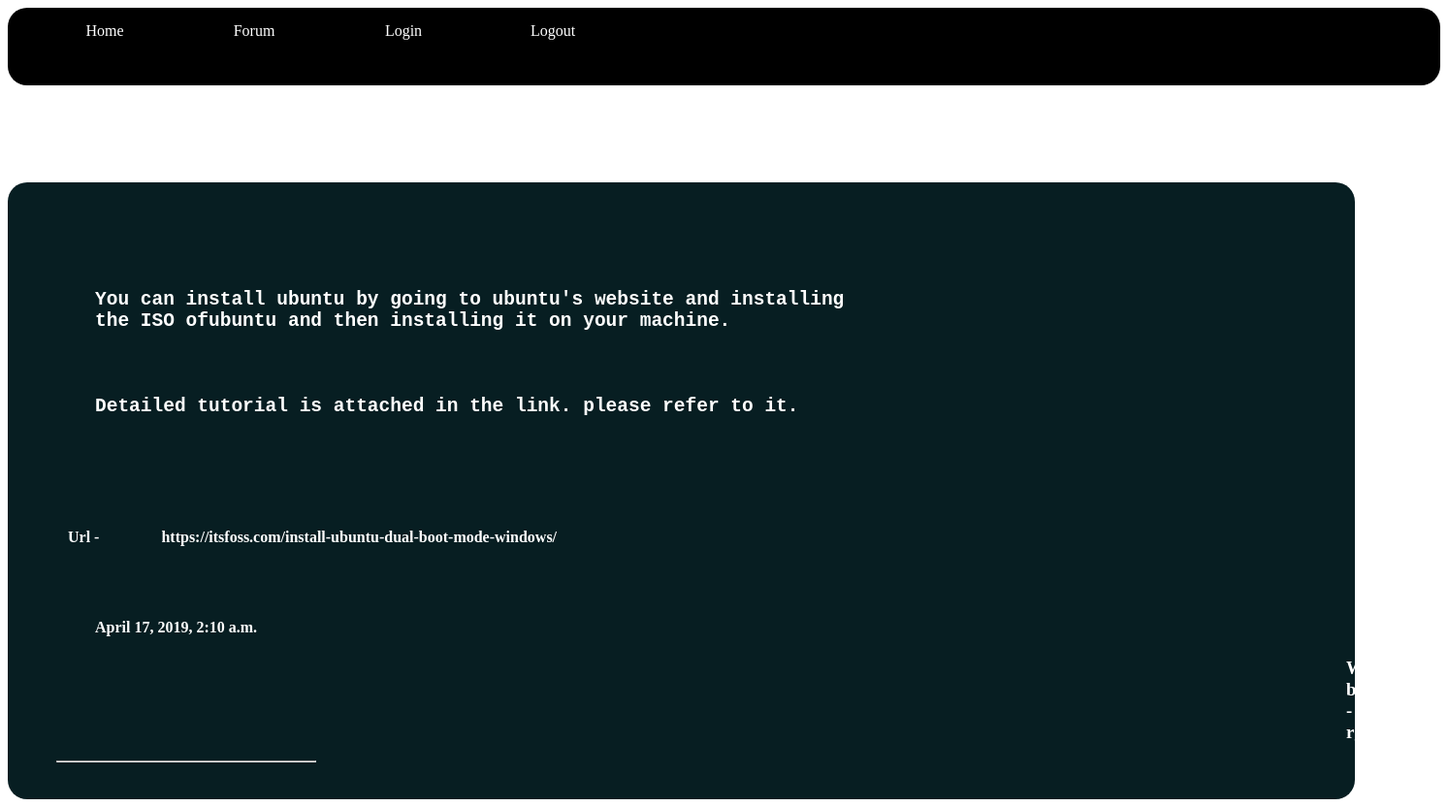
/forum/show-answer/4/, run on the app's committed database.
### main/models.py (models this page shows, shortened)
class answer(models.Model):
	author_a = models.ForeignKey(User, on_delete=models.CASCADE)
	notice_a = models.TextField(max_length=1000,default='',unique = True)
	date_a = models.DateTimeField(default = timezone.now)
	url_a = models.URLField(max_length=100,blank = True)
	ques = models.ForeignKey(question,on_delete=models.CASCADE)

### main/views.py (the view)
# urls.py: path('show-answer/<int:pk>/',answer_detail,name="ans-detail"),
def answer_detail(request,pk):
	kquery = answer.objects.filter(ques = pk)
	context = {'kquery':kquery}
	return render(request,'main/detailanswer.html',context)

### main/templates/main/detailanswer.html (shortened to what this page needs)
<!DOCTYPE html>
<html>
<head>
</head>
<body>
<div class="nav-container">
		<a id="link" href="{% url 'home' %}">Home</a>
		<a id="link" href="{% url 'forum-home' %}">Forum</a>
		<a id="link" href="{% url 'login' %}">Login</a>
		<a id="link" href="{% url 'logout' %}">Logout</a>
</div>
<div class="content">
	{% if not kquery %}
		<h2>No answers yet to show</h2>
	{% else %}
		{% for s in kquery %}
			<pre>{{ s.notice_a }}</pre>
			<br /><br />
			{% if s.url_a %}
				&nbsp;&nbsp;&nbsp;&nbsp;&nbsp;&nbsp;&nbsp;&nbsp;Url - <a id="link-content" href="{{ s.url_a }}" target="_blank">{{ s.url_a }}</a><br /><br /><br /><br />
			{% endif %}
			<h4>{{ s.date_a }}</h4>
			<h3> Written by -{{ s.author_a }}</h3>
			<hr>
		{% endfor %}
	{% endif %}
</div>
</body>
</html>

### main/templates/main/detailanswer.html (style rules this page uses)
div.nav-container { margin-top:5px; width:100%; height:80px; background-color:black; border-radius:20px; }
a#link { width:100px; height:50px; display: inline-block; border-radius:20px; color:white; text-decoration: none; text-align: center; margin-top:15px; margin-left:50px; }
div.content { width:90%; color:white; font-weight: bold; background-color: #071e22; border-radius:20px; padding:30px; margin-top:100px; }
pre { color:white; font-size: 1.5em; padding:60px; }
a { text-decoration: none; color:white; }
h3 { color:white; margin-left:1350px; }
h3#normal,h4 { color:white; margin-left:60px; }
hr { width:20%; margin-left:20px; color:white; }
a#link-content { font-weight: bold; margin-left:60px; }

### data on the page
answer: notice_a "You can install ubuntu by going to ubuntu's website and installing the ISO ofubuntu and then installing it on your machine. Detailed tutorial is attached in the link. please refer to it.", url_a "https://itsfoss.com/install-ubuntu-dual-boot-mode-windows/", date_a "April 17, 2019, 2:10 a.m.", author_a "rgrichesh45"
